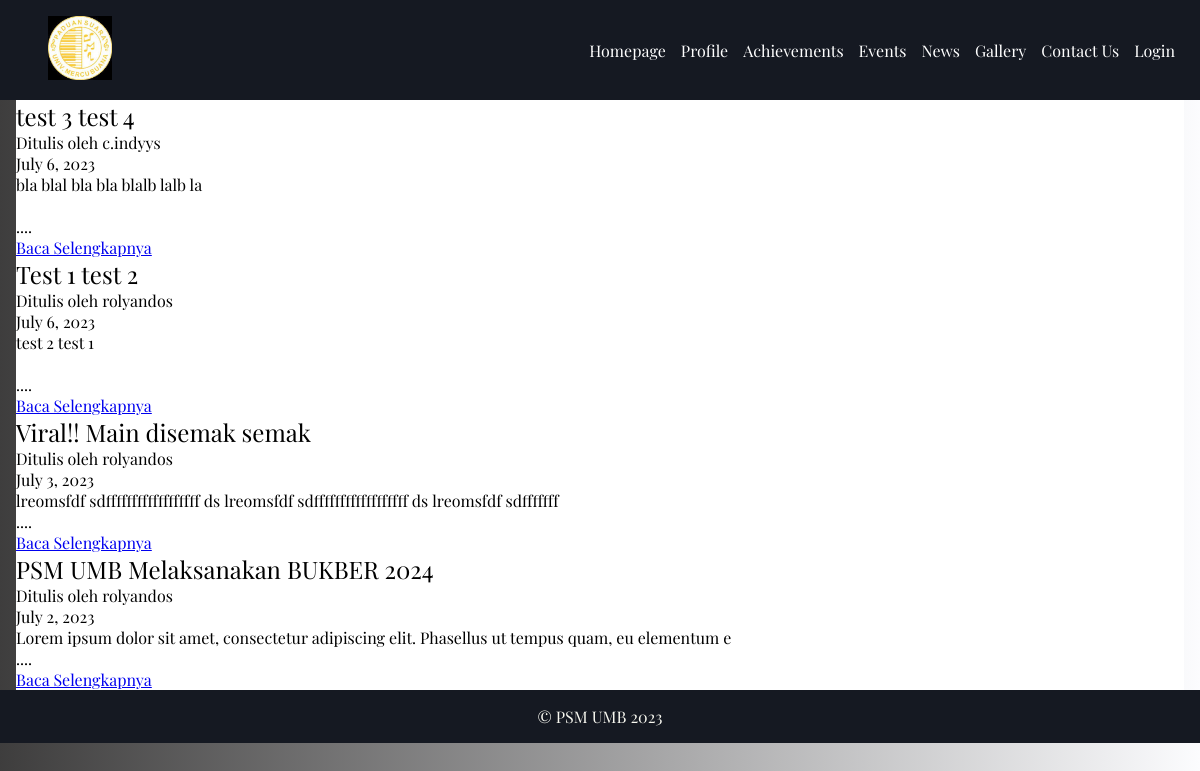
The page /articles on the database its author committed.
### article/models.py (models this page shows, shortened)
class Article(models.Model):
    article_id = models.AutoField(primary_key=True)
    title = models.CharField(max_length=100)
    date_added = models.DateField(auto_now=True)
    author = models.ForeignKey(User,on_delete=models.CASCADE,null=True)
    body = RichTextField()

### article/views.py (the view)
# urls.py: path('articles',views.articles_page,name='articles-page'),
def articles_page(request):
    articles = Article.objects.select_related('author').order_by('-article_id')
    print("Group Content Editor = ",request.user.groups.filter(name='Content-Editor').exists())
    return render(request,"blogs/article-list.html",{"user":request.user,"articles":articles})

### templates/blogs/article-list.html (shortened to what this page needs)
{% extends "base.html" %}
{% block content %}
<section class="content-container">
    {% load auth_extras %}
    {% for article in articles %}
        <h1 onclick="lookArticle('{% url 'article-detail' article_id=article.article_id %}');">{{article.title}}</h1>
        <p>Ditulis oleh {{article.author.username}}</p>
        <span>{{article.date_added}}</span>
        <p>{{article.body | slice:":100" | safe | linebreaks}}....</p>
        <a href="{% url 'article-detail' article_id=article.article_id %}">Baca Selengkapnya</a>
    {% endfor %}
</section>
{% endblock %}

### article/static/style.css (style rules this page uses)
* { box-sizing: border-box; margin: 0; padding: 0; }
h1 { font-weight: 300; }
:root { --color1 : #fff7d4; --color2 : #ffd95a; --color3 : #c07f00; --color4 : #4c3d3d; --color5 : #9e8430; --color6 : #000080; --white : #f8f8f0; --black : #151922; }
body { margin: 0; padding: 0; font-family: 'playfair'; background-image: linear-gradient(to left, rgba(245, 246, 252, 0.32), rgba(14, 13, 13, 0.80)),url("./Resources/images/choir\ 3\ edited.png");; background-size: cover; background-repeat: repeat-x; background-attachment: fixed; }
.content-container { margin: 0 1rem; background-color: white; }

### rows shown on the page
Article: title "test 3 test 4", author.username "c.indyys", date_added "July 6, 2023", body "bla blal bla bla blalb lalb la"
Article: title "Test 1 test 2", author.username "rolyandos", date_added "July 6, 2023", body "test 2 test 1"
Article: title "Viral!! Main disemak semak", author.username "rolyandos", date_added "July 3, 2023", body "lreomsfdf sdffffffffffffffffff ds lreomsfdf sdffffffffffffffffff ds lreomsfdf sdfffffff"
Article: title "PSM UMB Melaksanakan BUKBER 2024", author.username "rolyandos", date_added "July 2, 2023", body "Lorem ipsum dolor sit amet, consectetur adipiscing elit. Phasellus ut tempus quam, eu elementum e"
